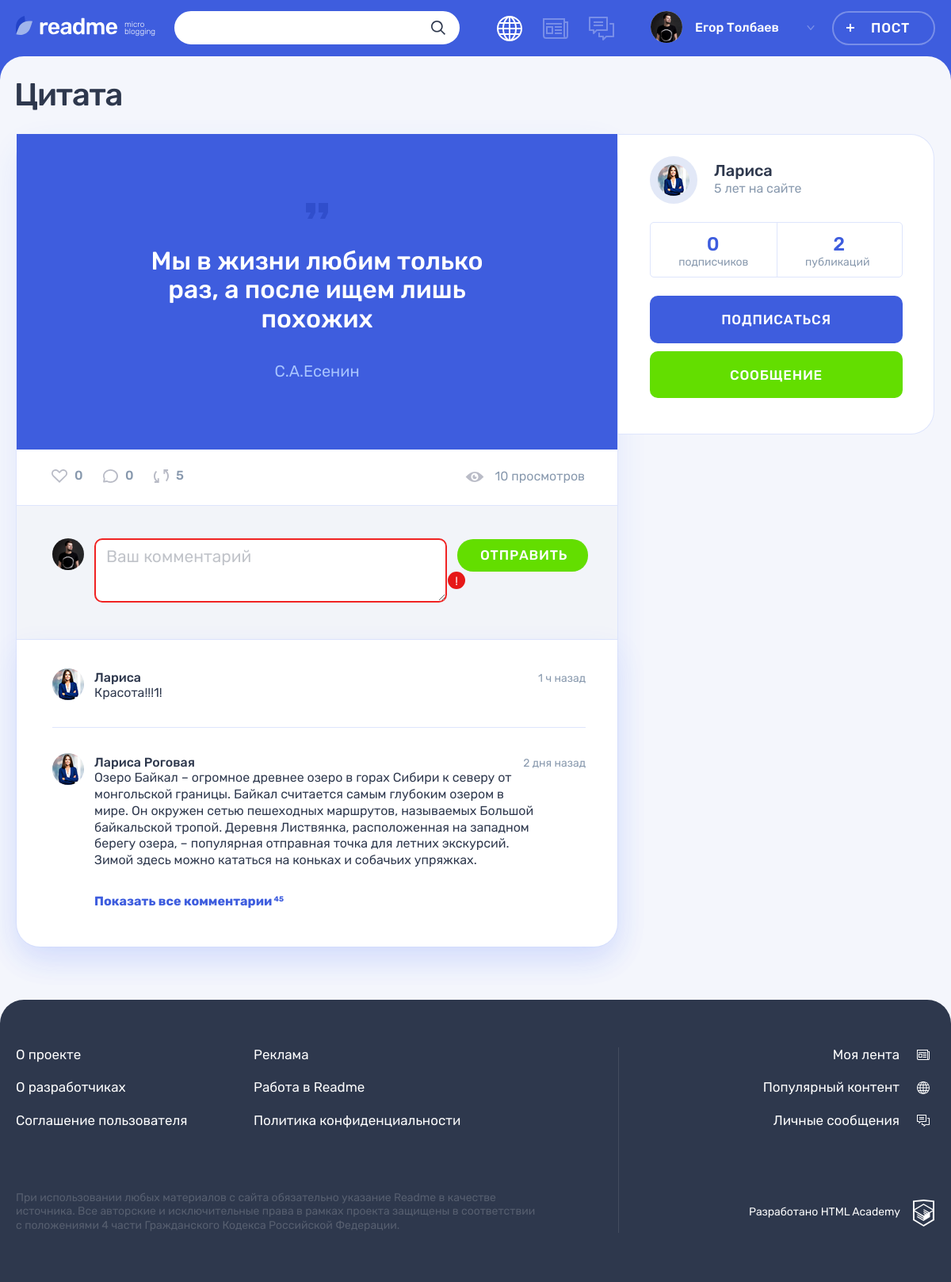
Screenshot of /post.php?post_id=1 with the database file from the repository.
### tables this page shows
CREATE TABLE `posts` (
    `id`       INT AUTO_INCREMENT PRIMARY KEY NOT NULL,
    `date_add` TIMESTAMP DEFAULT CURRENT_TIMESTAMP NOT NULL,
    `title`    VARCHAR(128) NOT NULL,
    `content_text` TEXT,
    `quote_author` VARCHAR(128),
    `img_url`      VARCHAR(128),
    `video_url`    VARCHAR(128),
    `link`         VARCHAR(256),
    `number_views` INT NOT NULL DEFAULT '0',
    `user_id` INT NOT NULL,
    `type_id` INT NOT NULL,
    FOREIGN KEY (`user_id`)  REFERENCES `users` (`Id`),
    FOREIGN KEY (`type_id`)  REFERENCES `content_type` (`Id`)
);

CREATE TABLE `users` (
    `id`       INT AUTO_INCREMENT PRIMARY KEY NOT NULL,
    `date_add` TIMESTAMP DEFAULT CURRENT_TIMESTAMP NOT NULL,
    `email`    VARCHAR(50) NOT NULL UNIQUE,
    `login`    VARCHAR(50) NOT NULL UNIQUE,
    `password` VARCHAR(50) NOT NULL,
    `avatar`   VARCHAR(128)
);

### helpers.php (called while the page is built, shortened)
<?php
function include_template($name, array $data = [])
{
    $name = 'templates/' . $name;
    extract($data);
    require $name;
    $result = ob_get_clean();
    return $result;
}

### connection.php (called while the page is built, shortened)
<?php
class Connection
{
    function __construct()
    {
        $this->mainConnection = $this->dbConnect();
    }
    function dbConnect(): mysqli
    {
        $connect = mysqli_connect(HOST, USER, PASSWORD, DATABASE);
        mysqli_set_charset($connect, "utf8");
        return ($connect);
    }
}

### DataBase/SqlFunctions.php (called while the page is built, shortened)
<?php
require_once('DataBase\SqlServerHelper.php');
class SqlFunctions
{
    private $sqlServerHelper;
    public function __construct()
    {
        $this->sqlServerHelper = new SqlServerHelper();
    }
    function GetPostById(mysqli $connect, string $post_id)
    {
        $sql = "SELECT p.*, ct.icon_type, u.avatar, u.login,
                IFNULL((SELECT COUNT(*) FROM likes l WHERE l.post_id = p.id), 0) AS likes_count,
                IFNULL((SELECT COUNT(*) FROM comments com WHERE com.post_id = p.id), 0) AS comments_count,
                IFNULL((SELECT COUNT(*) FROM subscriptions sub WHERE sub.user_id = p.user_id), 0) AS subscribers_count
                FROM posts p
                JOIN users u ON p.user_id = u.id
                JOIN content_type ct ON p.type_id = ct.id
                LEFT JOIN likes l ON l.post_id = p.id
                LEFT JOIN comments com ON com.post_id = p.id
                LEFT JOIN subscriptions sub ON sub.user_id = p.user_id
                WHERE p.id = $post_id
                GROUP BY l.id";
        $result = $this->sqlServerHelper->requestHandler($connect, $sql);
        return empty($result) ? NULL : $result;
    }
    function GetUserPostsCount(mysqli $connect, string $user_id)
    {
        $sql = "SELECT COUNT(*) AS posts_count FROM posts p
                WHERE p.user_id = $user_id";
        $result = $this->sqlServerHelper->requestHandler($connect, $sql);
        return empty($result) ? NULL : $result;
    }
}

### DataBase/SqlServerHelper.php (called while the page is built, shortened)
<?php
class SqlServerHelper
{
    function requestHandler(mysqli $connect, string $stringSQL): array
    {
        $result = mysqli_query($connect, $stringSQL);
        return mysqli_fetch_all($result, MYSQLI_ASSOC);
    }
}

### templates/post-show.php (the view, shortened to what this page needs)
<main class="page__main page__main--publication">
    <div class="container">
        <h1 class="page__title page__title--publication"><?= $post['title'] ?></h1>
        <section class="post-details">
            <div class="post-details__wrapper post-photo">
                <div class="post-details__main-block post post--details">
                    <?= $post_content; ?>
                    <div class="post__indicators">
                        <div class="post__buttons">
                            <a class="post__indicator post__indicator--likes button" href="#" title="Лайк">
                                <svg class="post__indicator-icon" width="20" height="17">
                                    <use xlink:href="#icon-heart"></use>
                                </svg>
                                <span><?= $post['likes_count'] ?></span>
                            </a>
                            <a class="post__indicator post__indicator--comments button" href="#" title="Комментарии">
                                <svg class="post__indicator-icon" width="19" height="17">
                                    <use xlink:href="#icon-comment"></use>
                                </svg>
                                <span><?= $post['likes_count'] ?></span>
                            </a>
                            <a class="post__indicator post__indicator--repost button" href="#" title="Репост">
                                <svg class="post__indicator-icon" width="19" height="17">
                                    <use xlink:href="#icon-repost"></use>
                                </svg>
                                <span>5</span>
                            </a>
                        </div>
                        <span class="post__view"><?= $post['number_views'] ?> просмотров</span>
                    </div>
                    <div class="comments">
                        <form class="comments__form form" action="#" method="post">
                            <div class="comments__my-avatar">
                                <img class="comments__picture" src="../img/userpic-medium.jpg"
                                     alt="Аватар пользователя">
                            </div>
                            <div class="form__input-section form__input-section--error">
                                <textarea class="comments__textarea form__textarea form__input"
                                          placeholder="Ваш комментарий"></textarea>
                                <button class="form__error-button button" type="button">!</button>
                            </div>
                            <button class="comments__submit button button--green" type="submit">Отправить</button>
                        </form>
                        <div class="comments__list-wrapper">
                            <ul class="comments__list">
                                <li class="comments__item user">
                                    <div class="comments__avatar">
                                        <a class="user__avatar-link" href="#">
                                            <img class="comments__picture" src="img/<?= $post['avatar'] ?>"
                                                 alt="Аватар пользователя">
                                        </a>
                                    </div>
                                    <div class="comments__info">
                                        <div class="comments__name-wrapper">
                                            <a class="comments__user-name" href="#">
                                                <span><?= $post['login'] ?></span>
                                            </a>
                                            <time class="comments__time" datetime="2019-03-20">1 ч назад</time>
                                        </div>
                                        <p class="comments__text">
                                            Красота!!!1!
                                        </p>
                                    </div>
                                </li>
                                <li class="comments__item user">
                                    <div class="comments__avatar">
                                        <a class="user__avatar-link" href="#">
                                            <img class="comments__picture" src="../img/userpic-larisa.jpg"
                                                 alt="Аватар пользователя">
                                        </a>
                                    </div>
                                    <div class="comments__info">
                                        <div class="comments__name-wrapper">
                                            <a class="comments__user-name" href="#">
                                                <span>Лариса Роговая</span>
                                            </a>
                                            <time class="comments__time" datetime="2019-03-18">2 дня назад</time>
                                        </div>
                                        <p class="comments__text">
                                            Озеро Байкал – огромное древнее озеро в горах Сибири к северу от монгольской
                                            границы. Байкал считается самым глубоким озером в мире. Он окружен сетью
                                            пешеходных маршрутов, называемых Большой байкальской тропой. Деревня
                                            Листвянка, расположенная на западном берегу озера, – популярная отправная
                                            точка для летних экскурсий. Зимой здесь можно кататься на коньках и собачьих
                                            упряжках.
                                        </p>
                                    </div>
                                </li>
                            </ul>
                            <a class="comments__more-link" href="#">
                                <span>Показать все комментарии</span>
                                <sup class="comments__amount">45</sup>
                            </a>
                        </div>
                    </div>
                </div>
                <div class="post-details__user user">
                    <div class="post-details__user-info user__info">
                        <div class="post-details__avatar user__avatar">
                            <a class="post-details__avatar-link user__avatar-link" href="#">
                                <img class="post-details__picture user__picture" src="img/<?= $post['avatar'] ?>"
                                     alt="Аватар пользователя">
                            </a>
                        </div>
                        <div class="post-details__name-wrapper user__name-wrapper">
                            <a class="post-details__name user__name" href="#">
                                <span><?= $post['login'] ?></span>
                            </a>
                            <time class="post-details__time user__time" datetime="2014-03-20">5 лет на сайте</time>
                        </div>
                    </div>
                    <div class="post-details__rating user__rating">
                        <p class="post-details__rating-item user__rating-item user__rating-item--subscribers">
                            <span
                                class="post-details__rating-amount user__rating-amount"><?= $post['subscribers_count'] ?></span>
                            <span class="post-details__rating-text user__rating-text">подписчиков</span>
                        </p>
                        <p class="post-details__rating-item user__rating-item user__rating-item--publications">
                            <span
                                class="post-details__rating-amount user__rating-amount"><?= $user_posts_count['posts_count'] ?></span>
                            <span class="post-details__rating-text user__rating-text">публикаций</span>
                        </p>
                    </div>
                    <div class="post-details__user-buttons user__buttons">
                        <button class="user__button user__button--subscription button button--main" type="button">
                            Подписаться
                        </button>
                        <a class="user__button user__button--writing button button--green" href="#">Сообщение</a>
                    </div>
                </div>
            </div>
        </section>
    </div>
</main>

### templates/post-types/post-quote.php
<div class="post-details__image-wrapper post-quote">
    <div class="post__main">
        <blockquote>
            <p>
                <?= htmlspecialchars($post['content_text'], ENT_QUOTES); ?>
            </p>
            <cite><?= htmlspecialchars($post['quote_author'], ENT_QUOTES); ?></cite>
        </blockquote>
    </div>
</div>

### rows the page displays
posts: title "Цитата", content_text "Мы в жизни любим только раз, а после ищем лишь похожих", quote_author "С.А.Есенин", number_views "10", user.avatar (picture), user.login "Лариса"

### other values shown
$user_name "Егор Толбаев"
$post['likes_count'] "0"
$post['subscribers_count'] "0"
$user_posts_count['posts_count'] "2"
